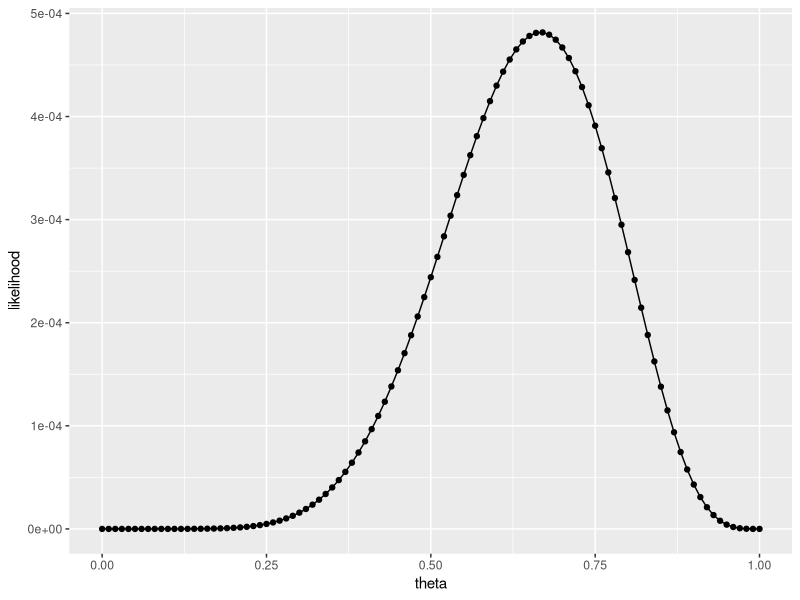
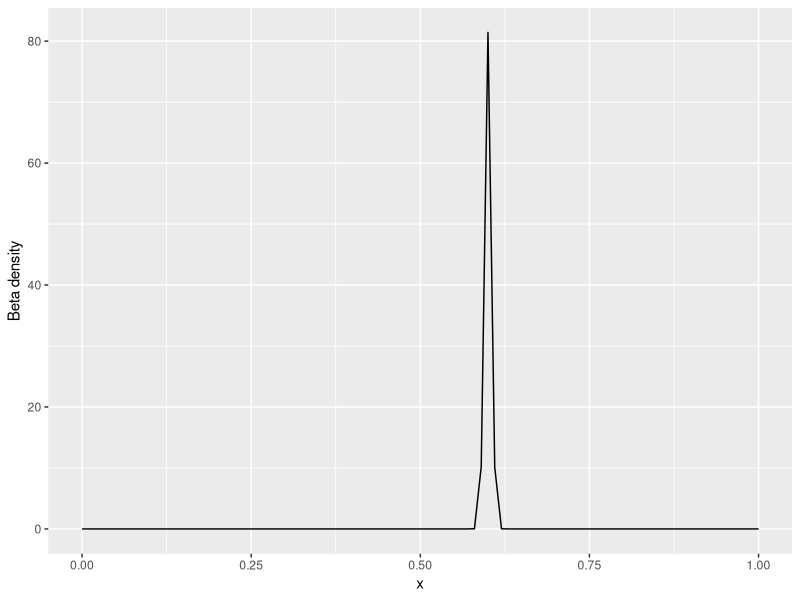
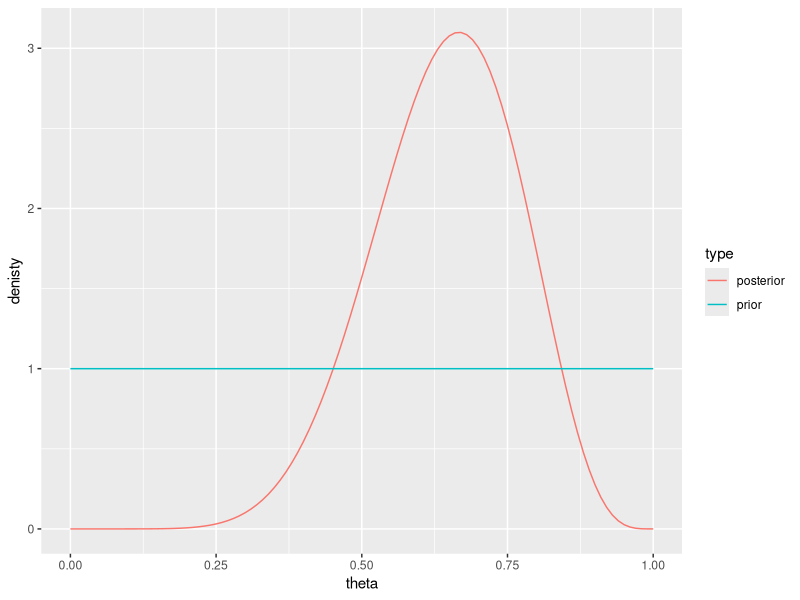
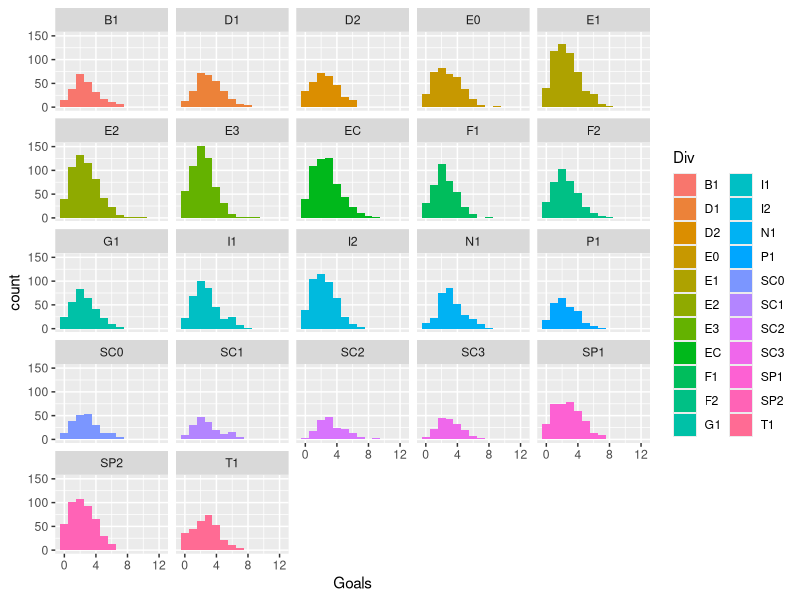

The R source for these figures, in order:
## ---- chunk 1
y <- c(0, 1, 1, 0, 1, 0, 1, 1, 1, 1, 0, 1)
print(y)
cat(sprintf("The player made %d out of %d shots.\n", sum(y), length(y)))
## ---- chunk 2
library(ggplot2)

likelihood <- function(theta, y) {
  prod(theta^y * (1 - theta)^(1-y))
}

# plot the likelihood function for some theta
x <- seq(0, 1, 0.01)
z <- NULL
for (theta in x) {
  z <- rbind(z, data.frame(theta = theta, likelihood = likelihood(theta, y)))
}

ggplot(z, aes(x = theta, y = likelihood)) + geom_point() + geom_line()

## ---- chunk 3

# in practice, we typically maximize (minimize) the (minus) log-likelihood, which is equivalent but numerically more stable
lik_optim <- function(theta, y) {
  -sum(y * log(theta) + (1 - y) * log(1 - theta))
}

res <- optim(par = 0.5, lower = 0.01, upper = 0.99, fn = lik_optim, method = "L-BFGS-B", y = y)
cat(sprintf("Maximum likelihood estimate = %.3f\n", res$par))

## ---- chunk 4
a0 <- 6000; b0 <- 4000 # theta is around 0.5 (just one possible opinion)
x  <- seq(0, 1, 0.01)
xx <- data.frame(x = x, y = dbeta(x, a0, b0))

ggplot(xx, aes(x = x, y = y)) + geom_line() + ylab("Beta density")
## ---- chunk 5
prop_posterior <- function(theta, a0, b0, y) {
  dbinom(sum(y), length(y), theta) * dbeta(theta, a0, b0)
}
## ---- chunk 6
print(y)
## ---- chunk 7
a0 <- 1; b0 <- 1
x  <- seq(0, 1, 0.01)
xx <- data.frame(x = x, y = dbeta(x, a0, b0), type = "prior") 
xx <- rbind(xx, data.frame(x = x, y = dbeta(x, a0 + sum(y), b0 + length(y) - sum(y)), type = "posterior") )

ggplot(xx, aes(x = x, y = y, group = type, colour = type)) + geom_line() + xlab("theta") + ylab("denisty")
## ---- chunk 8
1 - pbeta(0.75, a0 + sum(y), b0 + length(y) - sum(y))
## ---- chunk 9
p1 <- integrate(prop_posterior, lower = 0.75, upper = 1.00, a0, b0, y)$value
p2 <- integrate(prop_posterior, lower = 0.00, upper = 0.75, a0, b0, y)$value

p1 / (p1 + p2) # normalization
## ---- chunk 10
dat <- read.csv("./data/football.csv", sep = ",", h = T)
dat$Goals <- dat$FTHG + dat$FTAG
ggplot(dat, aes(x = Goals, fill = Div)) + geom_histogram(binwidth = 1) + facet_wrap( ~ Div)
